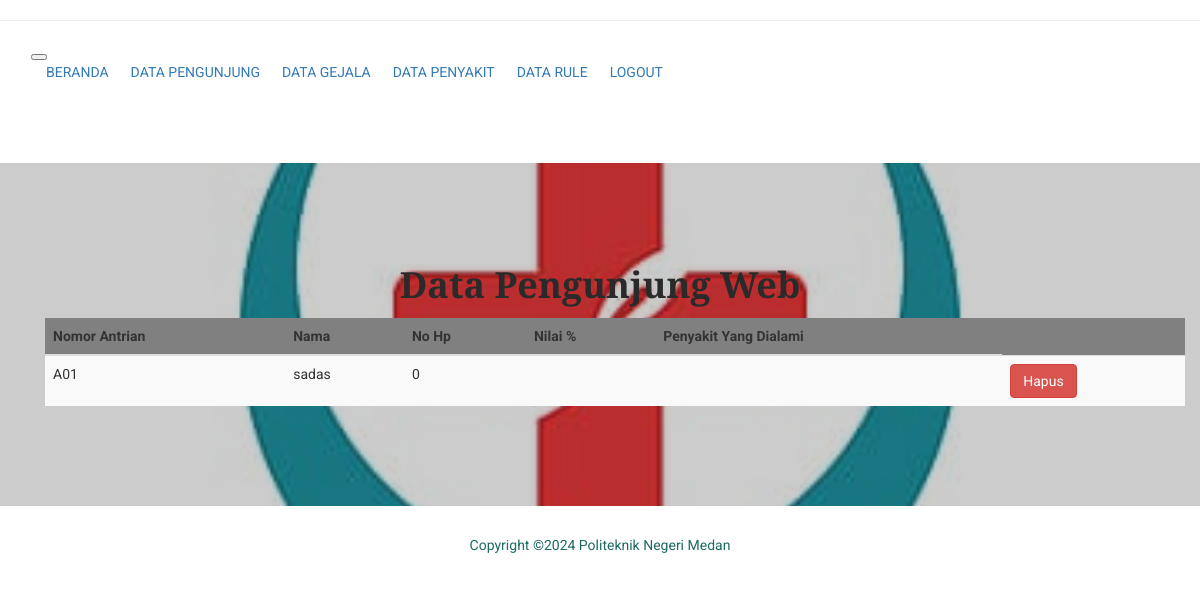
Screenshot of /keuangan/index.php?konten=tamu (signed in) with the database file from the repository.
### tables this page shows
CREATE TABLE `tamu` (
  `antrian` varchar(11) NOT NULL,
  `nama` varchar(100) NOT NULL,
  `nohp` decimal(13,0) NOT NULL,
  `nilai` varchar(100) NOT NULL,
  `namapenyakit` text NOT NULL
);

### keuangan/konten/user/tamu.php (the view)
<div class="row">
  <div class="col-md-2">
  </div>
  <div class="col-md-8">
    <span class="card-title text-light"><h1><center><strong>Data Pengunjung Web</strong></center></h1></span>
  </div>
</div>
<div class="container">
  <div class="row">
    <div class="col-sm-12">
        <table class="table table-striped table-dark" style="background: grey" >
  <thead>
    <tr>
                <th>Nomor Antrian</th>
                <th>Nama</th>
                <th>No Hp</th>
                <th>Nilai %</th>
                <th>Penyakit Yang Dialami</th>
            </tr>
        </thead>
        <tbody>
          <?php
        $no=1;
        $sql=mysqli_query($conn,"select * from tamu");
        while($ds=mysqli_fetch_array($sql))
            {
        ?>
                  <tr>
                    <td> <?php echo $ds['antrian'];?></td>
                    <td> <?php echo $ds['nama'];?></td>
                    <td> <?php echo $ds['nohp'];?></td>
                    <td> <?php echo $ds['nilai'];?></td>
                    <td> <?php echo $ds['namapenyakit'];?></td>
                     <td >
                    <a href="konten/proses.php?proses=hapus_tamu&id=<?php echo "$ds[nama] "?>">
                  <button type="button" class="btn btn-danger">Hapus</button> </a>
        </td>          </tr>
                    <?php $no=$no+1; } ?>
        </tbody>
      </table>
    </div>
  </div>
</div>

### rows the page displays
tamu: antrian "A01", nama "sadas", nohp "0"
